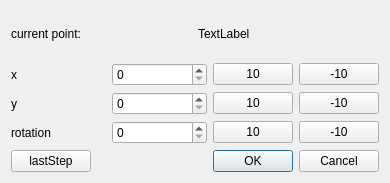
<?xml version="1.0" encoding="UTF-8"?>
<ui version="4.0">
 <class>pointCreater</class>
 <widget class="QDialog" name="pointCreater">
  <property name="geometry">
   <rect>
    <x>0</x>
    <y>0</y>
    <width>390</width>
    <height>183</height>
   </rect>
  </property>
  <property name="windowTitle">
   <string>Dialog</string>
  </property>
  <layout class="QVBoxLayout" name="verticalLayout_3">
   <item>
    <layout class="QVBoxLayout" name="verticalLayout_2">
     <item>
      <layout class="QVBoxLayout" name="verticalLayout">
       <item>
        <layout class="QHBoxLayout" name="horizontalLayout_5">
         <item>
          <widget class="QLabel" name="label_4">
           <property name="text">
            <string>current point:</string>
           </property>
          </widget>
         </item>
         <item>
          <widget class="QLabel" name="currentPointIndex">
           <property name="text">
            <string>TextLabel</string>
           </property>
          </widget>
         </item>
        </layout>
       </item>
       <item>
        <layout class="QHBoxLayout" name="horizontalLayout">
         <item>
          <widget class="QLabel" name="label">
           <property name="text">
            <string>x</string>
           </property>
          </widget>
         </item>
         <item>
          <widget class="QSpinBox" name="xspinBox">
           <property name="maximum">
            <number>800</number>
           </property>
          </widget>
         </item>
         <item>
          <layout class="QGridLayout" name="gridLayout_2">
           <item row="0" column="0">
            <widget class="QPushButton" name="xaddten">
             <property name="text">
              <string>10</string>
             </property>
            </widget>
           </item>
           <item row="0" column="1">
            <widget class="QPushButton" name="xminusten">
             <property name="text">
              <string>-10</string>
             </property>
            </widget>
           </item>
          </layout>
         </item>
        </layout>
       </item>
       <item>
        <layout class="QHBoxLayout" name="horizontalLayout_2">
         <item>
          <widget class="QLabel" name="label_2">
           <property name="text">
            <string>y</string>
           </property>
          </widget>
         </item>
         <item>
          <widget class="QSpinBox" name="yspinBox">
           <property name="maximum">
            <number>800</number>
           </property>
          </widget>
         </item>
         <item>
          <layout class="QGridLayout" name="gridLayout">
           <item row="0" column="0">
            <widget class="QPushButton" name="yaddten">
             <property name="text">
              <string>10</string>
             </property>
            </widget>
           </item>
           <item row="0" column="1">
            <widget class="QPushButton" name="yminusten">
             <property name="text">
              <string>-10</string>
             </property>
            </widget>
           </item>
          </layout>
         </item>
        </layout>
       </item>
       <item>
        <layout class="QHBoxLayout" name="horizontalLayout_3">
         <item>
          <widget class="QLabel" name="label_3">
           <property name="text">
            <string>rotation</string>
           </property>
          </widget>
         </item>
         <item>
          <widget class="QSpinBox" name="rotspinBox">
           <property name="maximum">
            <number>360</number>
           </property>
          </widget>
         </item>
         <item>
          <layout class="QGridLayout" name="gridLayout_3">
           <item row="0" column="0">
            <widget class="QPushButton" name="rotaddten">
             <property name="text">
              <string>10</string>
             </property>
            </widget>
           </item>
           <item row="0" column="1">
            <widget class="QPushButton" name="rotminuxten">
             <property name="text">
              <string>-10</string>
             </property>
            </widget>
           </item>
          </layout>
         </item>
        </layout>
       </item>
      </layout>
     </item>
     <item>
      <layout class="QHBoxLayout" name="horizontalLayout_4">
       <item>
        <widget class="QPushButton" name="pushButton">
         <property name="text">
          <string>lastStep</string>
         </property>
        </widget>
       </item>
       <item>
        <widget class="QDialogButtonBox" name="buttonBox">
         <property name="standardButtons">
          <set>QDialogButtonBox::Cancel|QDialogButtonBox::Ok</set>
         </property>
        </widget>
       </item>
      </layout>
     </item>
    </layout>
   </item>
  </layout>
 </widget>
 <resources/>
 <connections/>
</ui>
